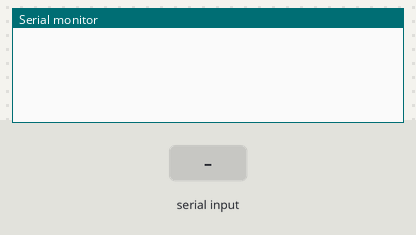
Bench run of a sketch on a simulated Arduino Uno, built with avr-gcc and run on an emulated ATmega328P. Shown: the last lines printed to the serial monitor. The inputs (shaded band) are chosen by the test bench.

Above: at 1.2 s.
1.3 s: "a" received over Serial
At 2.3 s:
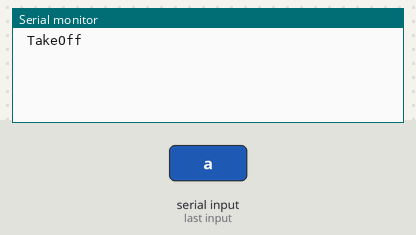
2.8 s: "L" received over Serial
At 3.4 s:
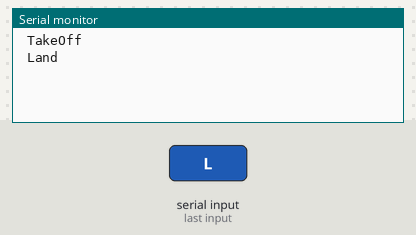
4.3 s: "p" received over Serial
At 5.5 s:
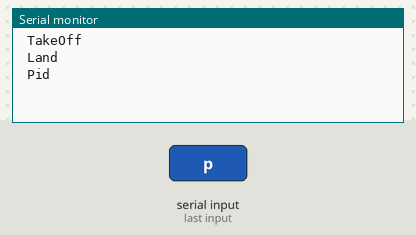
5.8 s: "t" received over Serial
At 6.9 s:
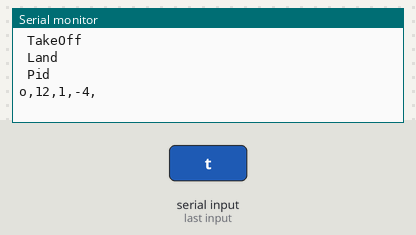
7.3 s: "s" received over Serial
At 8.1 s:
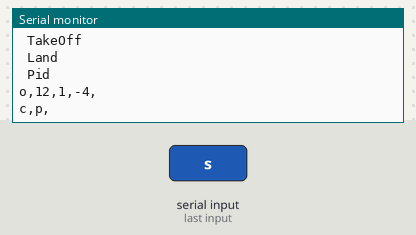

The sketch:

bluetoothBasicsUserK.ino
```cpp
void setup()
{
  Serial.begin(115200);
}

void loop()
{
  SerialRoutine();
}

void SerialRoutine()
{
 //Read from usb serial to bluetooth
  if(Serial.available())
  {
    char modeS = Serial.read();

    if (modeS == 'a')
    {
      Serial.println(" TakeOff ");
    }
    if (modeS == 'L')
    {
      Serial.println(" Land ");
    }
    if (modeS == 'p')
    {
      Serial.println(" Pid ");
    }
    if (modeS == 't')
    {
      Serial.println("o,12,1,-4,");
    }
    if (modeS == 's')
    {
      Serial.println("c,p,");
    }
  }
}
```

Measured:
- after the input at 1.3 s, the serial monitor: prints a new line at once (image 1)
- after the input at 2.8 s, the serial monitor: prints a new line at once (image 2)
- after the input at 4.3 s, the serial monitor: prints a new line at once (image 3)
- after the input at 5.8 s, the serial monitor: prints a new line at once (image 4)
- after the input at 7.3 s, the serial monitor: prints a new line at once (image 5)
